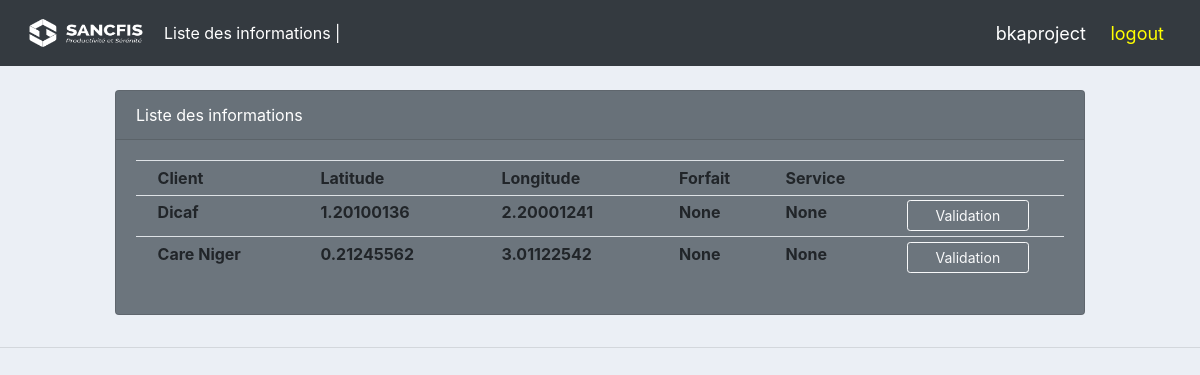
Before: /list_all_informations/ (signed in) with the older database file.
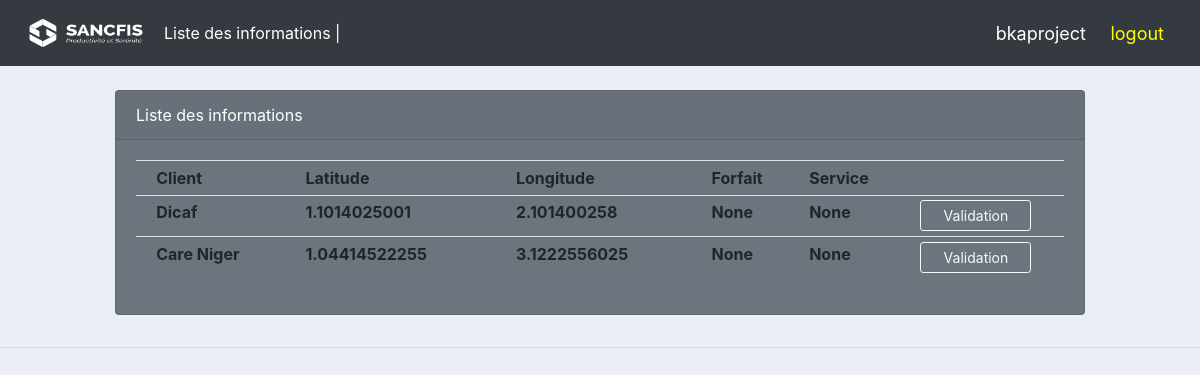
After: the same page with the newer database file.
### bka/models.py (models this page shows, shortened)
class installation_information(models.Model):
    customer = models.CharField(max_length=100, null=True)
    lat = models.FloatField(max_length=20, null=True)
    lon = models.FloatField(max_length=20, null=True)
    forfait = models.ForeignKey(forfait, blank=True, null=True, on_delete=models.CASCADE)
    service = models.ForeignKey(service, blank=True, null=True, on_delete=models.CASCADE)
    cle_activation = models.CharField(max_length=100, null=True)
    status = models.BooleanField(default=False)
    activer = models.BooleanField(default=False)
    date_ajout = models.DateTimeField(auto_now_add=True)
    date_modif = models.DateTimeField(auto_now=True)

### bka/decorators.py (the view)
        def wrapper_func(request, *args, **kwargs):
            group = None
            if request.user.groups.exists():
                group = request.user.groups.all()[0].name
            if group in allowed_roles:
                return view_func(request, *args, **kwargs)
            elif group == 'DG':
                return redirect('list_all_informations')
            elif group == 'PMO':
                return redirect('list_coordinates_pmo')
            elif group == 'tech':
                return redirect('list_coordinates')
            else:
                return HttpResponse("Vous n'etes pas autorisé à acceder à cette page")

### bka/views.py (called while the page is built)
@allowed_users(allowed_roles=['DG'])
@login_required(login_url='login_page')
def list_all_informations(request):
    try:
        list_information = installation_information.objects.all()
    except installation_information.DoesNotExist:
        list_information = None
    context = {'list': list_information}
    return render(request, 'bka/dg/list_all_informations.html', context)

### bka/templates/bka/dg/list_all_informations.html (shortened to what this page needs)
{% extends 'bka/dg/main_dg.html' %}
{% block content %}
<br>
<div class="row">
    <div class="container col-md-10">
        <div class="card text-white bg-secondary mb-3">
            <div class="card-header">Liste des informations</div>
            <div class="card-body">
            <table class="table table-sm">
                <tr>
                    <th></th>
                    <th>Client</th>
                    <th>Latitude</th>
                    <th>Longitude</th>
                    <th>Forfait</th>
                    <th>Service</th>
                    <th></th>
                </tr>
                {% for l in list %}
                    <tr>
                        <th></th>
                        <th>{{ l.customer }}</th>
                        <th>{{ l.lat }}</th>
                        <th>{{ l.lon }}</th>
                        <th>{{ l.forfait }}</th>
                        <th>{{ l.service }}</th>
                        {% if l.status == False %}
                            <th><a class="btn btn-outline-light btn-sm" style="width: 80%;" href="{% url 'validation_installation_informations' l.id %}">Validation</a></th>
                        {% endif %}
                    </tr>
                {% endfor %}
            </table>
            </div>
        </div>
    </div>
</div>
{% endblock %}

### bka/templates/bka/dg/main_dg.html (shortened to what this page needs)
{% load static %}
<!DOCTYPE html>
<html>
<head>
    <link rel="stylesheet" href="https://cdn.jsdelivr.net/npm/bootstrap@4.3.1/dist/css/bootstrap.min.css"
>
    <link rel="stylesheet" type="text/css" href="{% static '/css/main.css' %}">
</head>
<body>
    {% include 'bka/dg/navbar_dg.html' %}
    <div class="container-fluid">
    {% block content %}
    {% endblock %}
    </div>
    <hr>
</body>
</html>

### bka/templates/bka/dg/navbar_dg.html (shortened to what this page needs)
{% load static %}
<nav class="navbar navbar-expand-lg navbar-dark bg-dark">
    <img style="height: 50px; width: 140px;" src="{% static 'images/logo.png' %}">
    <div class="collapse navbar-collapse" id="navbarNav">
        <ul class="navbar-nav">
            <li class="nav-item active">
                <a class="nav-link" href="{% url 'list_all_informations' %}">Liste des informations |</a>
            </li>
        </ul>
    </div>
    <span class="hello-msg">{{ request.user }}</span>&nbsp;
    <span><a class="href" href="{% url 'logout_page' %}">logout</a></span>
</nav>

### static/css/main.css (style rules this page uses)
body { background-color: #ebeff5; }

### bka/templates/bka/dg/navbar_dg.html (style rules this page uses)
.hello-msg { font-size: 18px; color: white; margin-right: 20px; }
.href { font-size: 18px; color: yellow; margin-right: 20px; }

Changed rows visible on the page:
changed installation_information "Dicaf": lat "1.20100136" → "1.1014025001"; lon "2.20001241" → "2.101400258"
changed installation_information "Care Niger": lat "0.21245562" → "1.04414522255"; lon "3.01122542" → "3.1222556025"
